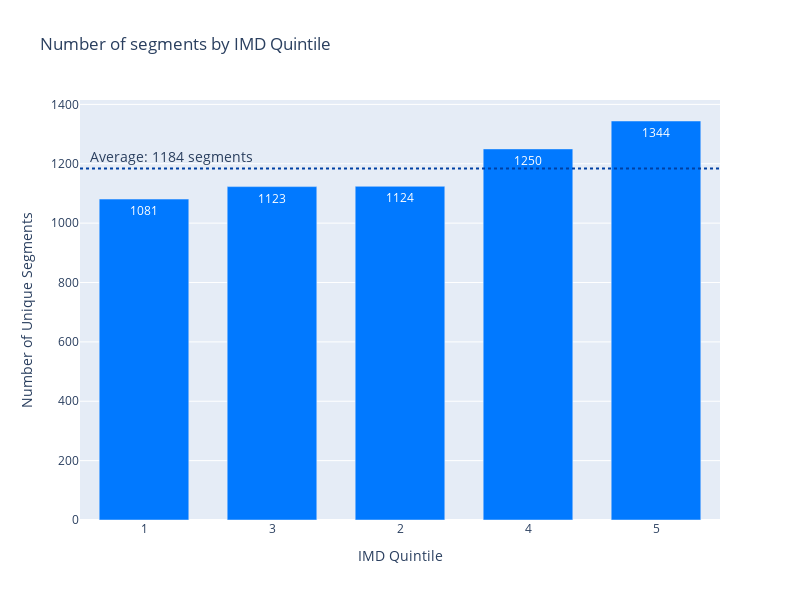

Notebook source saved alongside this figure:
### Code cell
# Group by "imd_quintile" and count the number of unique segments in each group
result = df.groupby("imd_quintile")["segment_id"].nunique().reset_index()

# Calculate the average count
average_count = result["segment_id"].mean()

# Create the same plot using Plotly
fig = px.bar(
    result, 
    x="imd_quintile", y="segment_id", 
    text="segment_id", 
    title="Number of segments by IMD Quintile",
    width=800, height=600,
)

fig.update_traces(marker_color=litterati_color, width=0.7)
fig.add_hline(
    y=average_count, 
    line_dash="dot", line_color=litterati_colors[9], line_width=2, 
    annotation_text= f'  Average: {average_count:.0f} segments',
    annotation_position="top left", annotation_font_size=14,
)
fig.update_xaxes(categoryorder="total ascending", title="IMD Quintile")
fig.update_yaxes(title="Number of Unique Segments")

fig.show()

### Figure 1 — Plotly figure (JSON) as saved in the notebook; plotly's stock layout.template omitted (floating-point values rounded to 4 significant figures)
{"data": [{"alignmentgroup": "True", "hovertemplate": "imd_quintile=%{x}<br>segment_id=%{text}<extra></extra>", "legendgroup": "", "marker": {"color": "#0179ff", "pattern": {"shape": ""}}, "name": "", "offsetgroup": "", "orientation": "v", "showlegend": false, "text": [1081, 1124, 1123, 1250, 1344], "textposition": "auto", "type": "bar", "width": 0.7, "x": ["1", "2", "3", "4", "5"], "xaxis": "x", "y": [1081, 1124, 1123, 1250, 1344], "yaxis": "y"}], "layout": {"annotations": [{"font": {"size": 14}, "showarrow": false, "text": "  Average: 1184 segments", "x": 0, "xanchor": "left", "xref": "x domain", "y": 1184.0, "yanchor": "bottom", "yref": "y"}], "barmode": "relative", "height": 600, "legend": {"tracegroupgap": 0}, "shapes": [{"line": {"color": "#0040a3", "dash": "dot", "width": 2}, "type": "line", "x0": 0, "x1": 1, "xref": "x domain", "y0": 1184.0, "y1": 1184.0, "yref": "y"}], "title": {"text": "Number of segments by IMD Quintile"}, "width": 800, "xaxis": {"anchor": "y", "autorange": true, "categoryorder": "total ascending", "domain": [0, 1], "range": [-0.5, 4.5], "title": {"text": "IMD Quintile"}, "type": "category"}, "yaxis": {"anchor": "x", "autorange": true, "domain": [0, 1], "range": [0, 1415.0], "title": {"text": "Number of Unique Segments"}, "type": "linear"}}}
